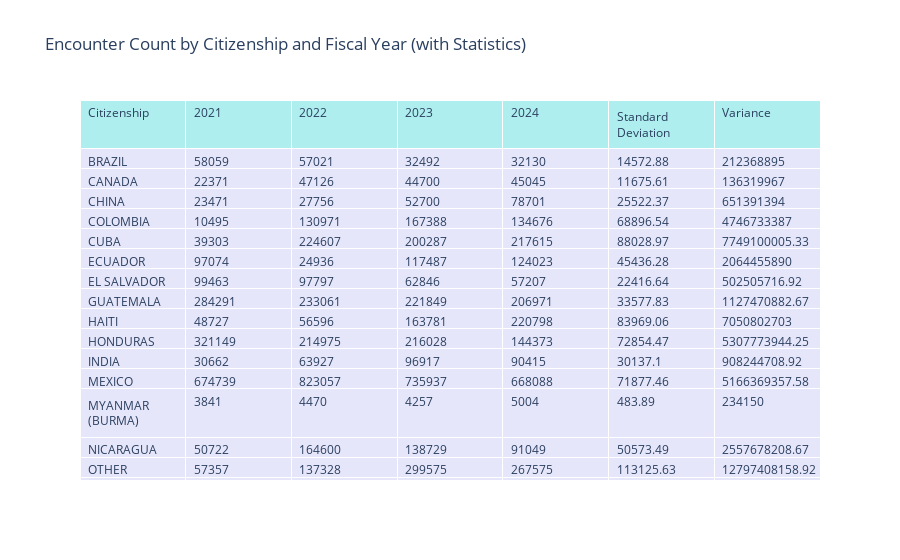

This figure's notebook cell:
### Code cell
import plotly.graph_objects as go

# Prepare data for the table
table = go.Figure(data=[go.Table(
    header=dict(values=["Citizenship", "2021", "2022", "2023", "2024", "Standard Deviation", "Variance"],
                fill_color='paleturquoise',
                align='left'),
    cells=dict(values=[
        citizenship_by_fiscal_year_stats.index,  # Citizenship
        citizenship_by_fiscal_year_stats[2021],
        citizenship_by_fiscal_year_stats[2022],
        citizenship_by_fiscal_year_stats[2023],
        citizenship_by_fiscal_year_stats[2024],
        citizenship_by_fiscal_year_stats['Standard Deviation'].round(2),
        citizenship_by_fiscal_year_stats['Variance'].round(2)
    ],
    fill_color='lavender',
    align='left'))
])

table.update_layout(title='Encounter Count by Citizenship and Fiscal Year (with Statistics)')
table.show()

### Figure 1 — Plotly figure (JSON) as saved in the notebook; plotly's stock layout.template omitted (floating-point values rounded to 4 significant figures; data arrays with more than 128 entries replaced by an {"elided": "..."} marker saying what was removed)
{"data": [{"cells": {"align": "left", "fill": {"color": "lavender"}, "values": {"elided": "7x22 mixed values"}}, "header": {"align": "left", "fill": {"color": "paleturquoise"}, "values": ["Citizenship", "2021", "2022", "2023", "2024", "Standard Deviation", "Variance"]}, "type": "table"}], "layout": {"title": {"text": "Encounter Count by Citizenship and Fiscal Year (with Statistics)"}}}
